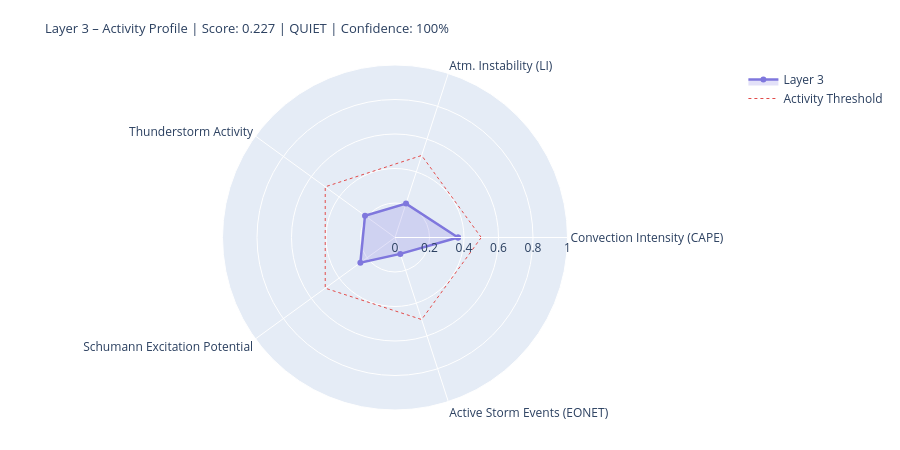

The code cell stored with this chart in its notebook:
### Markdown cell above
---
## 4. State Assessment & Handoff to Layer 4/5

### Code cell
# ============================================================
# LAYER-3-SCORE
# Five dynamic components
# ============================================================

def norm(v, lo, hi):
    if v is None or (isinstance(v, float) and math.isnan(v)): return None
    return round(max(0.0, min(1.0, (v - lo) / (hi - lo))), 4)

# --- 1) Convection intensity (global CAPE mean) ---
cape_mean = df_atm['cape'].dropna().mean() if not df_atm.empty else None
conv_score = norm(cape_mean, 0, 3000)
conv_src   = 'primary' if cape_mean is not None else 'missing'

# --- 2) Atmospheric instability (LI mean) ---
li_mean   = df_atm['li'].dropna().mean() if not df_atm.empty else None
# Negative LI = unstable → higher score
instab_score = norm(-li_mean if li_mean is not None else None, -6, 6)
instab_src   = 'primary' if li_mean is not None else 'missing'

# --- 3) Thunderstorm activity (mean thunder score + WMO count) ---
thunder_mean = df_atm['thunder_score'].mean() if not df_atm.empty else None
n_thunder    = int(df_atm['thunderstorm'].sum()) if not df_atm.empty else 0
thunder_score_val = norm(
    (thunder_mean or 0) * 0.7 + n_thunder * 0.1, 0, 1.0
) if thunder_mean is not None else None
thunder_src = 'primary'

# --- 4) Schumann excitation potential (weighted Schumann contribution) ---
schumann_pot = df_atm['schumann_contribution'].mean() if not df_atm.empty else None
# Boosted by Layer-2 thunderstorm trigger
if schumann_pot is not None and l2_thunder:
    schumann_pot = min(1.0, schumann_pot * 1.2)
schumann_score = norm(schumann_pot, 0, 1.0) if schumann_pot is not None else None
schumann_src   = 'derived'

# --- 5) Storm activity (NASA EONET) ---
# Distinction: None = data not loaded, 0.0 = loaded but no events
storm_score = None
storm_src   = 'missing'
if raw.get('storms') is not None:          # API reached successfully
    storm_score = norm(len(storm_events), 0, 30) if storm_events else 0.0
    storm_src   = 'primary'

# X-Ray and Kp: context only, not in dynamic score
# (X-Ray = Layer-0/4 driver; Kp = geomagnetic index, not a lightning proxy)
xray_context = None
if raw.get('xray'):
    df_xc = pd.DataFrame(raw['xray'])
    fc = next((c for c in df_xc.columns
               if any(k in c.lower() for k in ['flux','long']) and 'time' not in c.lower()),
              df_xc.columns[1])
    df_xc[fc] = pd.to_numeric(df_xc[fc], errors='coerce')
    xray_last = df_xc[fc].dropna().iloc[-1] if not df_xc[fc].dropna().empty else None
    if xray_last:
        xray_class = ('X' if xray_last>=1e-4 else 'M' if xray_last>=1e-5
                      else 'C' if xray_last>=1e-6 else 'B')
        xray_context = {'flux': float(xray_last), 'class': xray_class}
        print(f'X-Ray context: {xray_class}-class ({xray_last:.2e} W/m²)')

# --- Aggregate ---
COMPONENTS = {
    'Convection Intensity (CAPE)':  {'score': conv_score,       'source': conv_src,    'dynamic': True},
    'Atm. Instability (LI)':         {'score': instab_score,     'source': instab_src,  'dynamic': True},
    'Thunderstorm Activity':              {'score': thunder_score_val, 'source': thunder_src, 'dynamic': True},
    'Schumann Excitation Potential':   {'score': schumann_score,   'source': schumann_src,'dynamic': True},
    'Active Storm Events (EONET)': {'score': storm_score,      'source': storm_src,   'dynamic': True},
}

available   = {k: v['score'] for k, v in COMPONENTS.items() if v['score'] is not None}
unavailable = [k for k, v in COMPONENTS.items() if v['score'] is None]
layer3_score = round(sum(available.values()) / len(available), 4) if available else None
confidence   = round(len(available) / len(COMPONENTS), 2)
level = ('unknown' if layer3_score is None
         else 'quiet'   if layer3_score < 0.3
         else 'moderate' if layer3_score < 0.6
         else 'active')
dominant_l3 = max(available, key=available.get) if available else 'none'

# --- Ausgabe ---
W = 68
print('=' * W)
print('LAYER 3 – ATMOSPHERE / WEATHER / THUNDERSTORMS – STATE ASSESSMENT')
print('=' * W)
for name, comp in COMPONENTS.items():
    s = comp['score']
    if s is not None:
        bar = '█' * int(s * 20) + '░' * (20 - int(s * 20))
        print(f'  {name:<36} {bar}  {s:.3f}  [{comp["source"]}]')
    else:
        print(f'  {name:<36} {"─" * 20}  n/a   [missing]')
print('-' * W)
print(f'  Score:        {layer3_score:.3f}  ({len(available)}/{len(COMPONENTS)} components)')
print(f'  Confidence:   {confidence:.0%}')
print(f'  Level:        {level.upper()}')
print(f'  Dominant:     {dominant_l3}')
print(f'  CAPE mean:    {cape_mean:.0f} J/kg' if cape_mean else '  CAPE mean:    n/a')
print(f'  LI mean:      {li_mean:.1f} K' if li_mean is not None else '  LI mean:      n/a')
print(f'  Thunderstorms:{n_thunder} points (WMO)  +  {len(storm_events)} NASA EONET')
print('=' * W)

# Radar
cats   = list(available.keys())
vals_r = list(available.values())
if len(cats) >= 3:
    fig = go.Figure()
    fig.add_trace(go.Scatterpolar(
        r=vals_r + [vals_r[0]], theta=cats + [cats[0]],
        fill='toself', fillcolor='rgba(127,119,221,0.22)',
        line=dict(color='#7F77DD', width=2.5), name='Layer 3'
    ))
    fig.add_trace(go.Scatterpolar(
        r=[0.5] * (len(cats)+1), theta=cats + [cats[0]],
        line=dict(color='#E24B4A', dash='dot', width=1),
        mode='lines', name='Activity Threshold'
    ))
    fig.update_layout(
        title=dict(
            text=f'Layer 3 – Activity Profile | Score: {layer3_score:.3f} | {level.upper()} | Confidence: {confidence:.0%}',
            font=dict(size=13)
        ),
        polar=dict(radialaxis=dict(visible=True, range=[0, 1])),
        height=450, showlegend=True,
        margin=dict(l=60, r=60, t=65, b=40)
    )
    fig.show()

### Figure 1 — Plotly figure (JSON) as saved in the notebook; plotly's stock layout.template omitted (floating-point values rounded to 4 significant figures)
{"data": [{"fill": "toself", "fillcolor": "rgba(127,119,221,0.22)", "line": {"color": "#7F77DD", "width": 2.5}, "name": "Layer 3", "r": [0.3653, 0.2067, 0.2149, 0.2482, 0.1, 0.3653], "theta": ["Convection Intensity (CAPE)", "Atm. Instability (LI)", "Thunderstorm Activity", "Schumann Excitation Potential", "Active Storm Events (EONET)", "Convection Intensity (CAPE)"], "type": "scatterpolar"}, {"line": {"color": "#E24B4A", "dash": "dot", "width": 1}, "mode": "lines", "name": "Activity Threshold", "r": [0.5, 0.5, 0.5, 0.5, 0.5, 0.5], "theta": ["Convection Intensity (CAPE)", "Atm. Instability (LI)", "Thunderstorm Activity", "Schumann Excitation Potential", "Active Storm Events (EONET)", "Convection Intensity (CAPE)"], "type": "scatterpolar"}], "layout": {"height": 450, "margin": {"b": 40, "l": 60, "r": 60, "t": 65}, "polar": {"radialaxis": {"range": [0, 1], "visible": true}}, "showlegend": true, "title": {"font": {"size": 13}, "text": "Layer 3 – Activity Profile | Score: 0.227 | QUIET | Confidence: 100%"}}}
